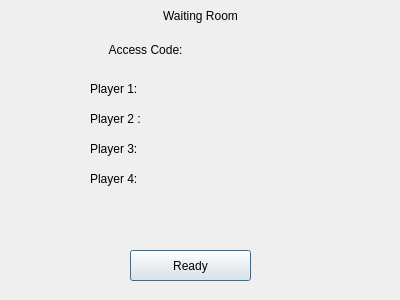
<?xml version="1.0" encoding="UTF-8"?>
<ui version="4.0">
 <class>WaitRoom</class>
 <widget class="QDialog" name="WaitRoom">
  <property name="geometry">
   <rect>
    <x>0</x>
    <y>0</y>
    <width>400</width>
    <height>300</height>
   </rect>
  </property>
  <property name="windowTitle">
   <string>Waiting Room</string>
  </property>
  <widget class="QPushButton" name="readyButton">
   <property name="geometry">
    <rect>
     <x>130</x>
     <y>250</y>
     <width>121</width>
     <height>31</height>
    </rect>
   </property>
   <property name="text">
    <string>Ready</string>
   </property>
  </widget>
  <widget class="QLabel" name="label1">
   <property name="geometry">
    <rect>
     <x>90</x>
     <y>80</y>
     <width>67</width>
     <height>17</height>
    </rect>
   </property>
   <property name="text">
    <string>Player 1: </string>
   </property>
  </widget>
  <widget class="QLabel" name="label4">
   <property name="geometry">
    <rect>
     <x>90</x>
     <y>170</y>
     <width>67</width>
     <height>17</height>
    </rect>
   </property>
   <property name="text">
    <string>Player 4:</string>
   </property>
  </widget>
  <widget class="QLabel" name="label2">
   <property name="geometry">
    <rect>
     <x>90</x>
     <y>110</y>
     <width>67</width>
     <height>17</height>
    </rect>
   </property>
   <property name="text">
    <string>Player 2 :</string>
   </property>
  </widget>
  <widget class="QLabel" name="label3">
   <property name="geometry">
    <rect>
     <x>90</x>
     <y>140</y>
     <width>67</width>
     <height>17</height>
    </rect>
   </property>
   <property name="text">
    <string>Player 3:</string>
   </property>
  </widget>
  <widget class="QLabel" name="p1Label">
   <property name="geometry">
    <rect>
     <x>180</x>
     <y>80</y>
     <width>67</width>
     <height>17</height>
    </rect>
   </property>
   <property name="text">
    <string/>
   </property>
  </widget>
  <widget class="QLabel" name="p2Label">
   <property name="geometry">
    <rect>
     <x>180</x>
     <y>110</y>
     <width>67</width>
     <height>17</height>
    </rect>
   </property>
   <property name="text">
    <string/>
   </property>
  </widget>
  <widget class="QLabel" name="p3Label">
   <property name="geometry">
    <rect>
     <x>180</x>
     <y>140</y>
     <width>67</width>
     <height>17</height>
    </rect>
   </property>
   <property name="text">
    <string/>
   </property>
  </widget>
  <widget class="QLabel" name="p4Label">
   <property name="geometry">
    <rect>
     <x>180</x>
     <y>170</y>
     <width>67</width>
     <height>17</height>
    </rect>
   </property>
   <property name="text">
    <string/>
   </property>
  </widget>
  <widget class="QLabel" name="textBottomLabel">
   <property name="geometry">
    <rect>
     <x>40</x>
     <y>210</y>
     <width>301</width>
     <height>41</height>
    </rect>
   </property>
   <property name="text">
    <string/>
   </property>
  </widget>
  <widget class="QLabel" name="titleLabel">
   <property name="geometry">
    <rect>
     <x>0</x>
     <y>0</y>
     <width>401</width>
     <height>31</height>
    </rect>
   </property>
   <property name="text">
    <string>Waiting Room</string>
   </property>
   <property name="alignment">
    <set>Qt::AlignCenter</set>
   </property>
  </widget>
  <widget class="QLabel" name="label">
   <property name="geometry">
    <rect>
     <x>100</x>
     <y>40</y>
     <width>91</width>
     <height>20</height>
    </rect>
   </property>
   <property name="text">
    <string>Access Code:</string>
   </property>
   <property name="alignment">
    <set>Qt::AlignCenter</set>
   </property>
  </widget>
  <widget class="QLabel" name="codeLabel">
   <property name="geometry">
    <rect>
     <x>190</x>
     <y>40</y>
     <width>91</width>
     <height>20</height>
    </rect>
   </property>
   <property name="sizePolicy">
    <sizepolicy hsizetype="Preferred" vsizetype="Preferred">
     <horstretch>0</horstretch>
     <verstretch>0</verstretch>
    </sizepolicy>
   </property>
   <property name="text">
    <string/>
   </property>
   <property name="alignment">
    <set>Qt::AlignCenter</set>
   </property>
  </widget>
 </widget>
 <resources/>
 <connections/>
</ui>
